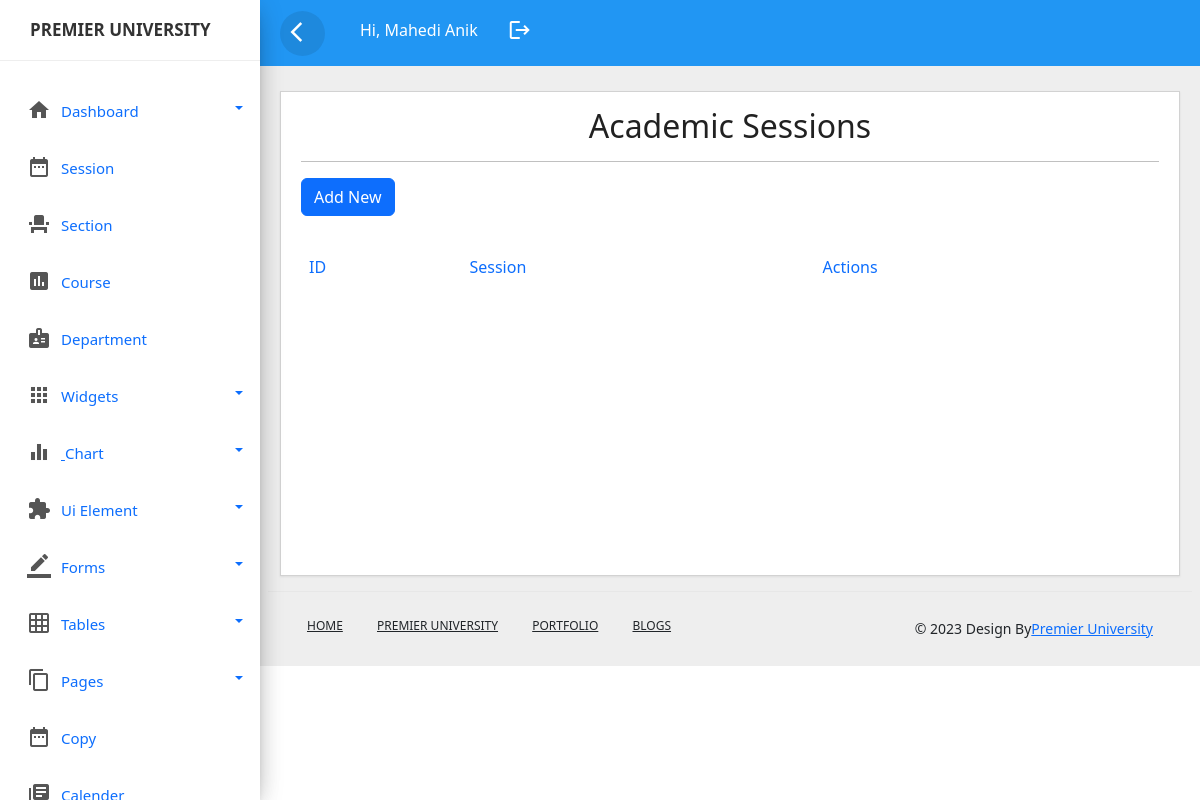
Before: /session.php (signed in) with the older database file.
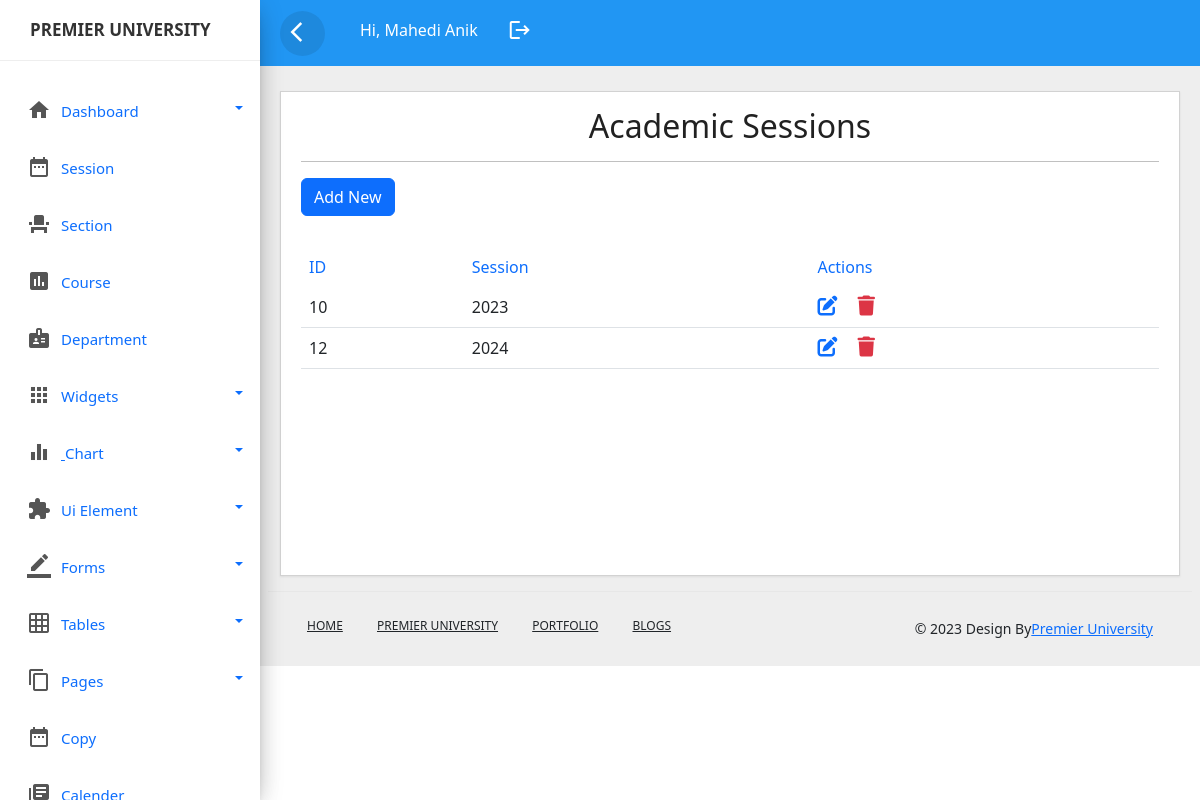
After: the same page with the newer database file.
### tables this page shows
CREATE TABLE `session` (
  `sessionid` int(11) NOT NULL,
  `session` varchar(50) NOT NULL
);

### session.php (the view, shortened to what this page needs)
<?php include_once('header.php');?>
<?php include_once('sidebar.php');?>
<?php include_once('top-header.php');?>
<!DOCTYPE html>
<html lang="en">
<head>
	<link rel="stylesheet" href="css/style.css">
 <link href="https://cdn.jsdelivr.net/npm/bootstrap@5.2.3/dist/css/bootstrap.min.css" rel="stylesheet">
 <link rel="stylesheet" href="https://cdnjs.cloudflare.com/ajax/libs/font-awesome/6.4.0/css/all.min.css" />
</head>
<body>
	<div class="main-content">
		<div class="row">
			<div class="col-lg-12 col-md-12">
				<div class="card" style="min-height:485px">
					<div class="card-header card-header-text">
						<h2 class="card-title" style="text-align: center;">Academic Sessions</h2>
						<hr>
						<a href="add_sesson.php" class="btn btn-primary mb-3">Add New</a>
					</div>
					<div class="card-content table-responsive">
						<table class="table table-hover">
							<thead class="text-primary">
								<tr><th>ID</th>
									<th>Session</th>
									<th>Actions</th>
								</tr>
							</thead>
							<tbody>
								<?php
									@include 'config.php';
									$query=mysqli_query($conn,"select * from `session`");
									while($row=mysqli_fetch_array($query)){
									?>
									<tr>
										<td><?php echo ucwords($row['sessionid']); ?></td>
										<td><?php echo ucwords($row['session']); ?></td>
										<td>
											 <a href="edit_session.php?id=<?php echo $row['sessionid'] ?>" ><i class="fa-solid fa-pen-to-square fs-5 me-3"></i></a>
             <a href="delete_session.php?id=<?php echo $row['sessionid'] ?>" class="link-danger"><i class="fa-solid fa-trash fs-5"></i></a>
										</td>
									</tr>
									<?php
									}
								?>
							</tbody>
						</table>
					</div>
				</div>
			</div>
		</body>
		<?php include_once('footer.php');?>
		</html>

Changed rows visible on the page:
added session: sessionid "10", session "2023"
added session: sessionid "12", session "2024"
